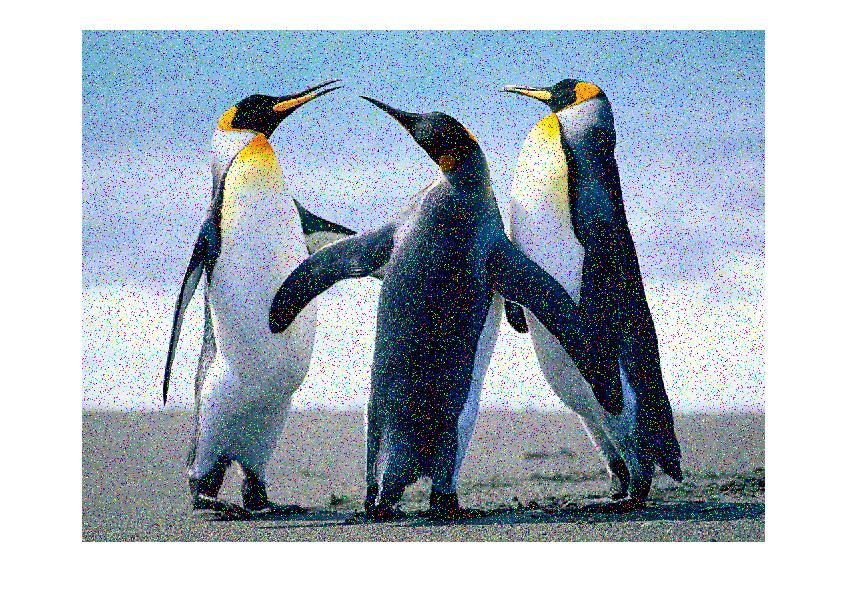
%> input picture PROC/FILTROS/ruido.jpg, 848 x 598 px
$ octave histogramas.m   (GNU Octave 9; MATLAB toolbox functions it lacks are replaced by stand-ins)
%> lines starting %> are read from the running program, lines starting %| are printed output that depends on the picture; in (x1, y1, x2, y2) boxes, pixels count from 0 and x2, y2 are one past the last pixel; in counts of white or black regions, pixels touching at a corner belong together; the program's own positions count from 1
clc;
clear all;
[archivo ruta]=uigetfile({'*.jpg'},'abrir imagen');
%> the answer given: FILTROS/ruido.jpg
if isequal(archivo,0)%si el usuario no eleige ningun archivo
 return
else

    img=imread(strcat(ruta,archivo));
%> img is the input picture: size 598x848x3 uint8; mean R, G, B 167.8, 179.7, 191.4
    b=rgb2gray(img);
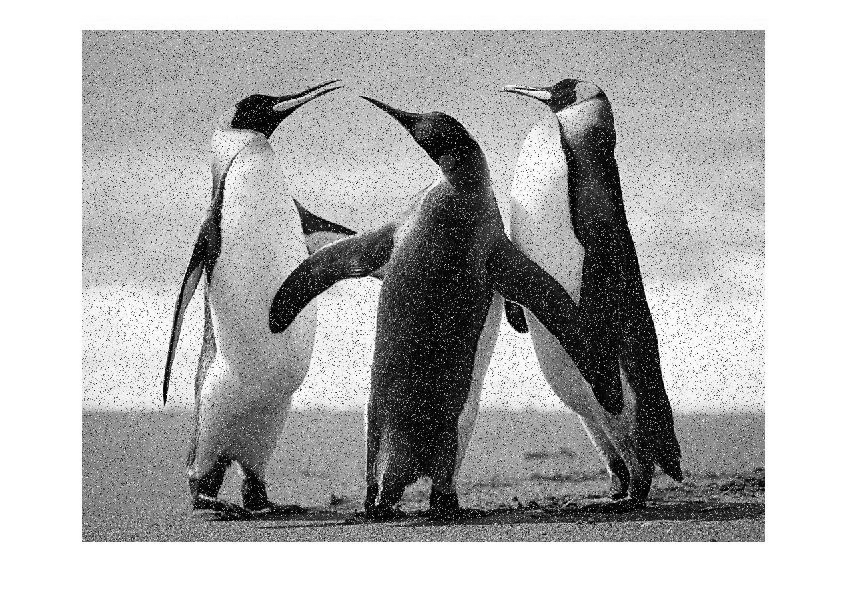
%> b: size 598x848 uint8; min 0, max 255, mean 177.5
    c=im2bw(b,0.8);
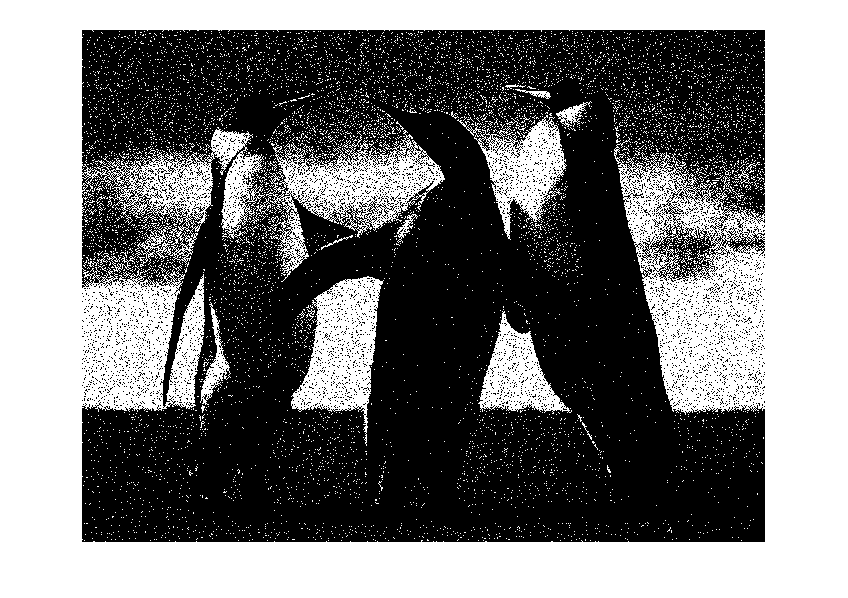
%> c: size 598x848 logical; 46.9% white; 7595 white regions (7566 under 20 px), largest, box (x1, y1, x2, y2) and area: (0, 0, 848, 598) 198758, (256, 130, 445, 282) 8580, (291, 276, 384, 446) 7466

    imhist(c);
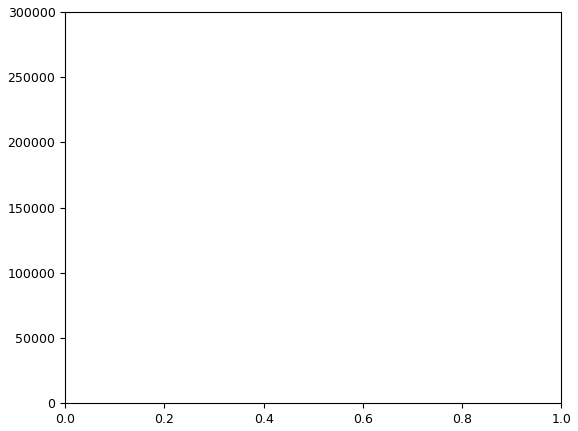
%> figure redrawn from the program's plot data


    subplot(2,2,1);
    imhist(img(:,:,1));
    subplot(2,2,2);
    imhist(img(:,:,2));
    subplot(2,2,3);
    imhist(img(:,:,3));
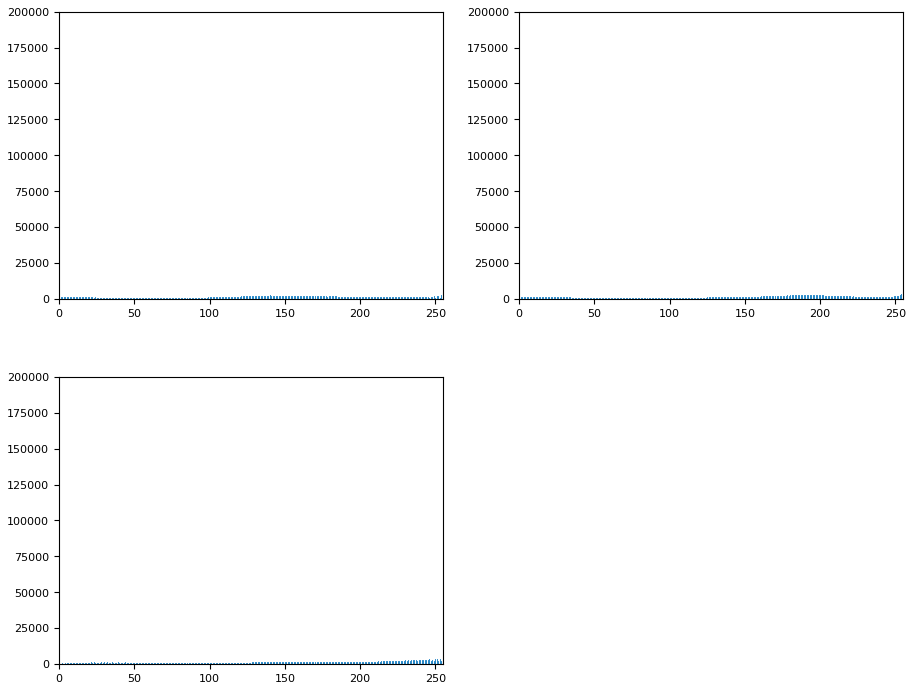
%> figure redrawn from the program's plot data, 3 panels; panel 1: highest point at x = 255, y = 157137; panel 2: highest point at x = 255, y = 158223; panel 3: highest point at x = 255, y = 188718
end
